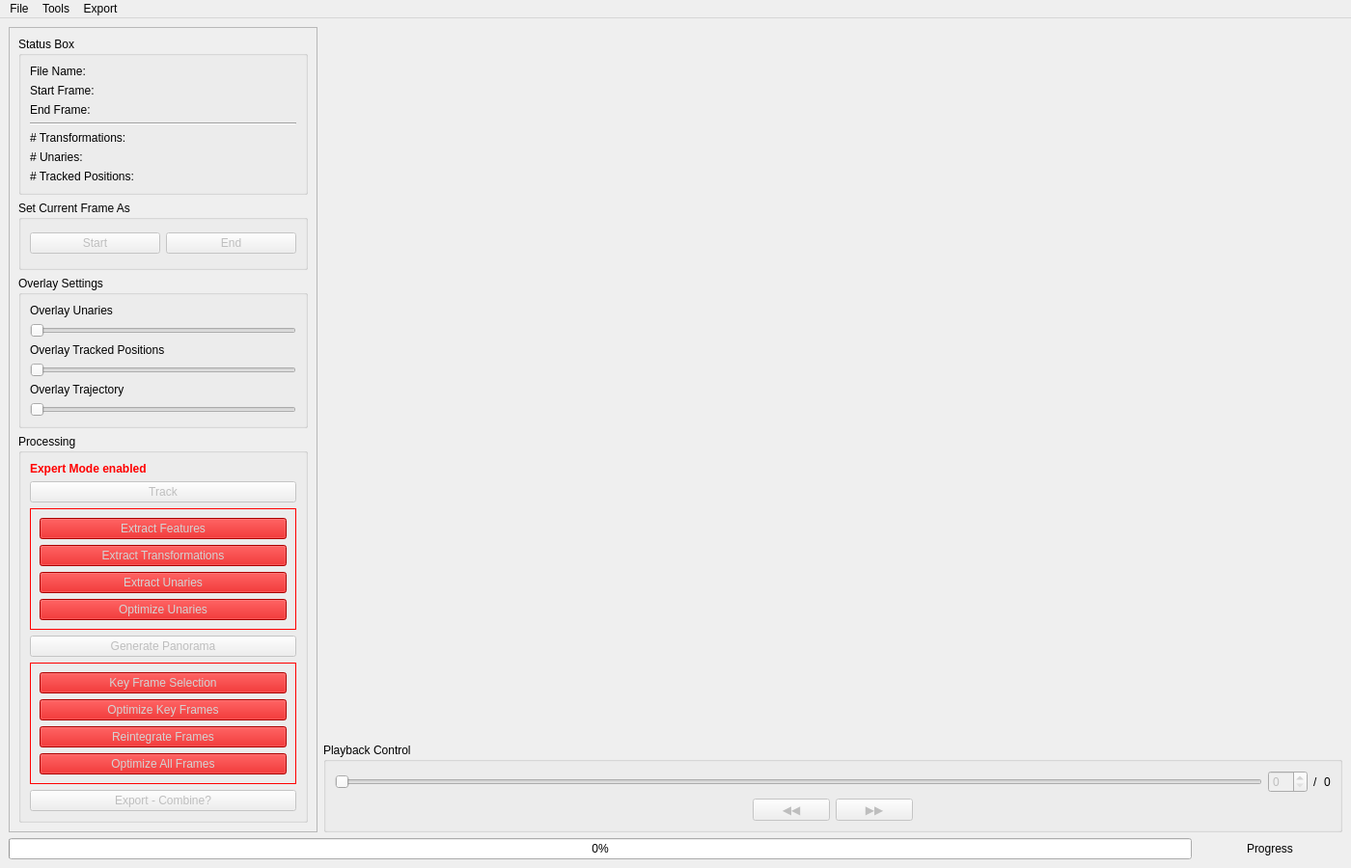
<?xml version="1.0" encoding="UTF-8"?>
<ui version="4.0">
 <class>HabiTrack</class>
 <widget class="QMainWindow" name="HabiTrack">
  <property name="geometry">
   <rect>
    <x>0</x>
    <y>0</y>
    <width>1400</width>
    <height>900</height>
   </rect>
  </property>
  <property name="windowTitle">
   <string>MainWindow</string>
  </property>
  <widget class="QWidget" name="centralwidget">
   <property name="enabled">
    <bool>true</bool>
   </property>
   <layout class="QVBoxLayout" name="verticalLayout_2">
    <item>
     <layout class="QHBoxLayout" name="horizontalLayout_2">
      <property name="sizeConstraint">
       <enum>QLayout::SetDefaultConstraint</enum>
      </property>
      <item>
       <widget class="QScrollArea" name="scrollArea">
        <property name="maximumSize">
         <size>
          <width>320</width>
          <height>16777215</height>
         </size>
        </property>
        <property name="widgetResizable">
         <bool>true</bool>
        </property>
        <widget class="QWidget" name="scrollAreaWidgetContents">
         <property name="geometry">
          <rect>
           <x>0</x>
           <y>-60</y>
           <width>303</width>
           <height>919</height>
          </rect>
         </property>
         <property name="maximumSize">
          <size>
           <width>16777215</width>
           <height>16777215</height>
          </size>
         </property>
         <layout class="QGridLayout" name="gridLayout_3">
          <property name="leftMargin">
           <number>0</number>
          </property>
          <property name="topMargin">
           <number>0</number>
          </property>
          <property name="rightMargin">
           <number>0</number>
          </property>
          <property name="bottomMargin">
           <number>0</number>
          </property>
          <item row="0" column="0">
           <widget class="QWidget" name="verticalWidget" native="true">
            <property name="enabled">
             <bool>true</bool>
            </property>
            <property name="sizePolicy">
             <sizepolicy hsizetype="Preferred" vsizetype="Preferred">
              <horstretch>0</horstretch>
              <verstretch>0</verstretch>
             </sizepolicy>
            </property>
            <property name="maximumSize">
             <size>
              <width>16777215</width>
              <height>16777215</height>
             </size>
            </property>
            <layout class="QVBoxLayout" name="verticalLayout_3">
             <item>
              <widget class="QGroupBox" name="groupBox">
               <property name="title">
                <string>Status Box</string>
               </property>
               <layout class="QGridLayout" name="gridLayout">
                <item row="0" column="0">
                 <widget class="QLabel" name="label_3">
                  <property name="text">
                   <string>File Name:</string>
                  </property>
                 </widget>
                </item>
                <item row="8" column="1">
                 <widget class="QLabel" name="labelNumTrackedPos">
                  <property name="text">
                   <string>&lt;num&gt;</string>
                  </property>
                 </widget>
                </item>
                <item row="1" column="0">
                 <widget class="QLabel" name="label_5">
                  <property name="text">
                   <string>Start Frame:</string>
                  </property>
                 </widget>
                </item>
                <item row="1" column="1">
                 <widget class="QLabel" name="labelStartFrame">
                  <property name="text">
                   <string>&lt;num&gt;</string>
                  </property>
                 </widget>
                </item>
                <item row="8" column="0">
                 <widget class="QLabel" name="label_15">
                  <property name="text">
                   <string># Tracked Positions:</string>
                  </property>
                 </widget>
                </item>
                <item row="4" column="0" colspan="2">
                 <widget class="Line" name="line">
                  <property name="orientation">
                   <enum>Qt::Horizontal</enum>
                  </property>
                 </widget>
                </item>
                <item row="7" column="1">
                 <widget class="QLabel" name="labelNumUnaries">
                  <property name="text">
                   <string>&lt;num&gt;</string>
                  </property>
                 </widget>
                </item>
                <item row="6" column="1">
                 <widget class="QLabel" name="labelNumTrafos">
                  <property name="text">
                   <string>&lt;num&gt;</string>
                  </property>
                 </widget>
                </item>
                <item row="2" column="1">
                 <widget class="QLabel" name="labelEndFrame">
                  <property name="text">
                   <string>&lt;num&gt;</string>
                  </property>
                 </widget>
                </item>
                <item row="6" column="0">
                 <widget class="QLabel" name="label_12">
                  <property name="text">
                   <string># Transformations:</string>
                  </property>
                 </widget>
                </item>
                <item row="7" column="0">
                 <widget class="QLabel" name="label_11">
                  <property name="text">
                   <string># Unaries:</string>
                  </property>
                 </widget>
                </item>
                <item row="0" column="1">
                 <widget class="QLabel" name="labelFileName">
                  <property name="text">
                   <string>&lt;fileName&gt;</string>
                  </property>
                 </widget>
                </item>
                <item row="2" column="0">
                 <widget class="QLabel" name="label_7">
                  <property name="text">
                   <string>End Frame:</string>
                  </property>
                 </widget>
                </item>
               </layout>
              </widget>
             </item>
             <item>
              <widget class="QGroupBox" name="groupBox_4">
               <property name="title">
                <string>Set Current Frame As</string>
               </property>
               <layout class="QHBoxLayout" name="horizontalLayout_6">
                <item>
                 <widget class="QPushButton" name="buttonStartFrame">
                  <property name="enabled">
                   <bool>false</bool>
                  </property>
                  <property name="text">
                   <string>Start</string>
                  </property>
                 </widget>
                </item>
                <item>
                 <widget class="QPushButton" name="buttonEndFrame">
                  <property name="enabled">
                   <bool>false</bool>
                  </property>
                  <property name="text">
                   <string>End</string>
                  </property>
                 </widget>
                </item>
               </layout>
              </widget>
             </item>
             <item>
              <widget class="QGroupBox" name="groupBox_5">
               <property name="title">
                <string>Overlay Settings</string>
               </property>
               <layout class="QVBoxLayout" name="verticalLayout_6">
                <item>
                 <widget class="QLabel" name="label_17">
                  <property name="text">
                   <string>Overlay Unaries</string>
                  </property>
                 </widget>
                </item>
                <item>
                 <widget class="QSlider" name="sliderOverlayUnaries">
                  <property name="maximum">
                   <number>100</number>
                  </property>
                  <property name="singleStep">
                   <number>10</number>
                  </property>
                  <property name="value">
                   <number>0</number>
                  </property>
                  <property name="orientation">
                   <enum>Qt::Horizontal</enum>
                  </property>
                 </widget>
                </item>
                <item>
                 <widget class="QLabel" name="label_18">
                  <property name="text">
                   <string>Overlay Tracked Positions</string>
                  </property>
                 </widget>
                </item>
                <item>
                 <widget class="QSlider" name="sliderOverlayTrackedPos">
                  <property name="maximum">
                   <number>100</number>
                  </property>
                  <property name="singleStep">
                   <number>10</number>
                  </property>
                  <property name="value">
                   <number>0</number>
                  </property>
                  <property name="orientation">
                   <enum>Qt::Horizontal</enum>
                  </property>
                 </widget>
                </item>
                <item>
                 <widget class="QLabel" name="label_19">
                  <property name="text">
                   <string>Overlay Trajectory</string>
                  </property>
                 </widget>
                </item>
                <item>
                 <widget class="QSlider" name="sliderOverlayTrajectory">
                  <property name="maximum">
                   <number>100</number>
                  </property>
                  <property name="singleStep">
                   <number>10</number>
                  </property>
                  <property name="value">
                   <number>0</number>
                  </property>
                  <property name="orientation">
                   <enum>Qt::Horizontal</enum>
                  </property>
                 </widget>
                </item>
               </layout>
              </widget>
             </item>
             <item>
              <widget class="QGroupBox" name="groupBox_3">
               <property name="enabled">
                <bool>true</bool>
               </property>
               <property name="title">
                <string>Processing</string>
               </property>
               <layout class="QGridLayout" name="gridLayout_2">
                <item row="5" column="0">
                 <widget class="QFrame" name="framePano">
                  <property name="enabled">
                   <bool>false</bool>
                  </property>
                  <property name="styleSheet">
                   <string notr="true">QFrame {
border: 1px solid red;
}</string>
                  </property>
                  <property name="frameShape">
                   <enum>QFrame::StyledPanel</enum>
                  </property>
                  <property name="frameShadow">
                   <enum>QFrame::Raised</enum>
                  </property>
                  <layout class="QVBoxLayout" name="verticalLayout">
                   <item>
                    <widget class="QPushButton" name="buttonKeyFrameSelection">
                     <property name="enabled">
                      <bool>false</bool>
                     </property>
                     <property name="styleSheet">
                      <string notr="true">QPushButton:disabled {
background-color: rgb(209, 0, 0);
color: lightgray;
}
QPushButton {
background-color: rgb(255, 0, 0);
color: white;
}

</string>
                     </property>
                     <property name="text">
                      <string>Key Frame Selection</string>
                     </property>
                    </widget>
                   </item>
                   <item>
                    <widget class="QPushButton" name="buttonOptimizeKeyFrames">
                     <property name="enabled">
                      <bool>false</bool>
                     </property>
                     <property name="styleSheet">
                      <string notr="true">QPushButton:disabled {
background-color: rgb(209, 0, 0);
color: lightgray;
}
QPushButton {
background-color: rgb(255, 0, 0);
color: white;
}

</string>
                     </property>
                     <property name="text">
                      <string>Optimize Key Frames</string>
                     </property>
                    </widget>
                   </item>
                   <item>
                    <widget class="QPushButton" name="buttonReintegrateFrames">
                     <property name="enabled">
                      <bool>false</bool>
                     </property>
                     <property name="styleSheet">
                      <string notr="true">QPushButton:disabled {
background-color: rgb(209, 0, 0);
color: lightgray;
}
QPushButton {
background-color: rgb(255, 0, 0);
color: white;
}

</string>
                     </property>
                     <property name="text">
                      <string>Reintegrate Frames</string>
                     </property>
                    </widget>
                   </item>
                   <item>
                    <widget class="QPushButton" name="buttonOptimizeAllFrames">
                     <property name="enabled">
                      <bool>false</bool>
                     </property>
                     <property name="styleSheet">
                      <string notr="true">QPushButton:disabled {
background-color: rgb(209, 0, 0);
color: lightgray;
}
QPushButton {
background-color: rgb(255, 0, 0);
color: white;
}

</string>
                     </property>
                     <property name="text">
                      <string>Optimize All Frames</string>
                     </property>
                    </widget>
                   </item>
                  </layout>
                 </widget>
                </item>
                <item row="2" column="0">
                 <widget class="QFrame" name="frameTracking">
                  <property name="enabled">
                   <bool>false</bool>
                  </property>
                  <property name="styleSheet">
                   <string notr="true">QFrame {
border: 1px solid red;
}</string>
                  </property>
                  <property name="frameShape">
                   <enum>QFrame::StyledPanel</enum>
                  </property>
                  <property name="frameShadow">
                   <enum>QFrame::Raised</enum>
                  </property>
                  <layout class="QVBoxLayout" name="verticalLayout_7">
                   <item>
                    <widget class="QPushButton" name="buttonExtractFeatures">
                     <property name="enabled">
                      <bool>false</bool>
                     </property>
                     <property name="styleSheet">
                      <string notr="true">QPushButton:disabled {
background-color: rgb(209, 0, 0);
color: lightgray;
}
QPushButton {
background-color: rgb(255, 0, 0);
color: white;
}

</string>
                     </property>
                     <property name="text">
                      <string>Extract Features</string>
                     </property>
                    </widget>
                   </item>
                   <item>
                    <widget class="QPushButton" name="buttonExtractTrafos">
                     <property name="enabled">
                      <bool>false</bool>
                     </property>
                     <property name="accessibleName">
                      <string/>
                     </property>
                     <property name="autoFillBackground">
                      <bool>false</bool>
                     </property>
                     <property name="styleSheet">
                      <string notr="true">QPushButton:disabled {
background-color: rgb(209, 0, 0);
color: lightgray;
}
QPushButton {
background-color: rgb(255, 0, 0);
color: white;
}

</string>
                     </property>
                     <property name="text">
                      <string>Extract Transformations</string>
                     </property>
                    </widget>
                   </item>
                   <item>
                    <widget class="QPushButton" name="buttonExtractUnaries">
                     <property name="enabled">
                      <bool>false</bool>
                     </property>
                     <property name="styleSheet">
                      <string notr="true">QPushButton:disabled {
background-color: rgb(209, 0, 0);
color: lightgray;
}
QPushButton {
background-color: rgb(255, 0, 0);
color: white;
}

</string>
                     </property>
                     <property name="text">
                      <string>Extract Unaries</string>
                     </property>
                    </widget>
                   </item>
                   <item>
                    <widget class="QPushButton" name="buttonOptimizeUnaries">
                     <property name="enabled">
                      <bool>false</bool>
                     </property>
                     <property name="styleSheet">
                      <string notr="true">QPushButton:disabled {
background-color: rgb(209, 0, 0);
color: lightgray;
}
QPushButton {
background-color: rgb(255, 0, 0);
color: white;
}

</string>
                     </property>
                     <property name="text">
                      <string>Optimize Unaries</string>
                     </property>
                    </widget>
                   </item>
                  </layout>
                 </widget>
                </item>
                <item row="10" column="0">
                 <widget class="QPushButton" name="pushButton_13">
                  <property name="enabled">
                   <bool>false</bool>
                  </property>
                  <property name="text">
                   <string>Export - Combine?</string>
                  </property>
                 </widget>
                </item>
                <item row="1" column="0">
                 <widget class="QPushButton" name="buttonTrack">
                  <property name="enabled">
                   <bool>false</bool>
                  </property>
                  <property name="text">
                   <string>Track</string>
                  </property>
                 </widget>
                </item>
                <item row="4" column="0">
                 <widget class="QPushButton" name="buttonGeneratePano">
                  <property name="enabled">
                   <bool>false</bool>
                  </property>
                  <property name="text">
                   <string>Generate Panorama</string>
                  </property>
                 </widget>
                </item>
                <item row="0" column="0">
                 <widget class="QLabel" name="labelExpertMode">
                  <property name="font">
                   <font>
                    <weight>75</weight>
                    <bold>true</bold>
                   </font>
                  </property>
                  <property name="styleSheet">
                   <string notr="true">color: red</string>
                  </property>
                  <property name="text">
                   <string>Expert Mode enabled</string>
                  </property>
                 </widget>
                </item>
               </layout>
              </widget>
             </item>
            </layout>
           </widget>
          </item>
         </layout>
        </widget>
       </widget>
      </item>
      <item>
       <layout class="QVBoxLayout" name="verticalLayout_4">
        <property name="sizeConstraint">
         <enum>QLayout::SetDefaultConstraint</enum>
        </property>
        <property name="leftMargin">
         <number>0</number>
        </property>
        <item>
         <widget class="gui::TrackerGraphicsView" name="graphicsView" native="true"/>
        </item>
        <item>
         <widget class="QGroupBox" name="groupBox_2">
          <property name="sizePolicy">
           <sizepolicy hsizetype="Preferred" vsizetype="Fixed">
            <horstretch>0</horstretch>
            <verstretch>0</verstretch>
           </sizepolicy>
          </property>
          <property name="title">
           <string>Playback Control</string>
          </property>
          <layout class="QVBoxLayout" name="verticalLayout_5">
           <item>
            <layout class="QHBoxLayout" name="horizontalLayout_4">
             <property name="topMargin">
              <number>0</number>
             </property>
             <item>
              <widget class="QSlider" name="sliderFrame">
               <property name="enabled">
                <bool>false</bool>
               </property>
               <property name="minimum">
                <number>0</number>
               </property>
               <property name="value">
                <number>0</number>
               </property>
               <property name="orientation">
                <enum>Qt::Horizontal</enum>
               </property>
              </widget>
             </item>
             <item>
              <widget class="QSpinBox" name="spinCurrentFrame">
               <property name="enabled">
                <bool>false</bool>
               </property>
               <property name="minimum">
                <number>0</number>
               </property>
               <property name="value">
                <number>0</number>
               </property>
              </widget>
             </item>
             <item>
              <widget class="QLabel" name="label_20">
               <property name="text">
                <string>/</string>
               </property>
              </widget>
             </item>
             <item>
              <widget class="QLabel" name="labelMaxFrames">
               <property name="text">
                <string>0</string>
               </property>
              </widget>
             </item>
            </layout>
           </item>
           <item>
            <layout class="QHBoxLayout" name="horizontalLayout_3">
             <property name="sizeConstraint">
              <enum>QLayout::SetDefaultConstraint</enum>
             </property>
             <property name="topMargin">
              <number>0</number>
             </property>
             <item>
              <spacer name="horizontalSpacer">
               <property name="orientation">
                <enum>Qt::Horizontal</enum>
               </property>
               <property name="sizeHint" stdset="0">
                <size>
                 <width>40</width>
                 <height>20</height>
                </size>
               </property>
              </spacer>
             </item>
             <item>
              <widget class="QPushButton" name="buttonPrevFrame">
               <property name="enabled">
                <bool>false</bool>
               </property>
               <property name="text">
                <string notr="true">◀️◀️</string>
               </property>
              </widget>
             </item>
             <item>
              <widget class="QPushButton" name="buttonNextFrame">
               <property name="enabled">
                <bool>false</bool>
               </property>
               <property name="text">
                <string notr="true">▶️▶️</string>
               </property>
              </widget>
             </item>
             <item>
              <spacer name="horizontalSpacer_2">
               <property name="orientation">
                <enum>Qt::Horizontal</enum>
               </property>
               <property name="sizeHint" stdset="0">
                <size>
                 <width>40</width>
                 <height>20</height>
                </size>
               </property>
              </spacer>
             </item>
            </layout>
           </item>
          </layout>
         </widget>
        </item>
       </layout>
      </item>
     </layout>
    </item>
    <item>
     <layout class="QHBoxLayout" name="horizontalLayout">
      <item>
       <widget class="QProgressBar" name="progressBar">
        <property name="enabled">
         <bool>true</bool>
        </property>
        <property name="value">
         <number>0</number>
        </property>
       </widget>
      </item>
      <item>
       <widget class="QLabel" name="labelProgress">
        <property name="minimumSize">
         <size>
          <width>150</width>
          <height>0</height>
         </size>
        </property>
        <property name="text">
         <string>Progress</string>
        </property>
        <property name="alignment">
         <set>Qt::AlignCenter</set>
        </property>
       </widget>
      </item>
     </layout>
    </item>
   </layout>
  </widget>
  <widget class="QMenuBar" name="menubar">
   <property name="geometry">
    <rect>
     <x>0</x>
     <y>0</y>
     <width>1400</width>
     <height>22</height>
    </rect>
   </property>
   <widget class="QMenu" name="menuFile">
    <property name="title">
     <string>File</string>
    </property>
    <addaction name="actionOpenImgFolder"/>
    <addaction name="actionOpenImgList"/>
    <addaction name="separator"/>
    <addaction name="actionOpenResultsFile"/>
   </widget>
   <widget class="QMenu" name="menuTools">
    <property name="title">
     <string>Tools</string>
    </property>
    <addaction name="actionPreferences"/>
    <addaction name="actionExpertMode"/>
    <addaction name="separator"/>
    <addaction name="actionPrev_Frame"/>
    <addaction name="actionNext_Frame"/>
   </widget>
   <widget class="QMenu" name="menuExport">
    <property name="title">
     <string>Export</string>
    </property>
   </widget>
   <addaction name="menuFile"/>
   <addaction name="menuTools"/>
   <addaction name="menuExport"/>
  </widget>
  <action name="actionOpenImgFolder">
   <property name="text">
    <string>Open Image Folder...</string>
   </property>
   <property name="shortcut">
    <string>Ctrl+O</string>
   </property>
  </action>
  <action name="actionOpenImgList">
   <property name="text">
    <string>Open Image List...</string>
   </property>
   <property name="shortcut">
    <string>Ctrl+F</string>
   </property>
  </action>
  <action name="actionOpenResultsFile">
   <property name="text">
    <string>Open Results File...</string>
   </property>
   <property name="shortcut">
    <string>Ctrl+R</string>
   </property>
  </action>
  <action name="actionPreferences">
   <property name="text">
    <string>Preferences...</string>
   </property>
   <property name="shortcut">
    <string>Ctrl+P</string>
   </property>
  </action>
  <action name="actionExpertMode">
   <property name="checkable">
    <bool>true</bool>
   </property>
   <property name="text">
    <string>Expert Mode</string>
   </property>
  </action>
  <action name="actionNext_Frame">
   <property name="enabled">
    <bool>false</bool>
   </property>
   <property name="text">
    <string>Next Frame</string>
   </property>
   <property name="shortcut">
    <string>Right</string>
   </property>
  </action>
  <action name="actionPrev_Frame">
   <property name="enabled">
    <bool>false</bool>
   </property>
   <property name="text">
    <string>Previous Frame</string>
   </property>
   <property name="shortcut">
    <string>Left</string>
   </property>
  </action>
 </widget>
 <customwidgets>
  <customwidget>
   <class>gui::TrackerGraphicsView</class>
   <extends>QWidget</extends>
   <header>gui/trackerGraphicsView.h</header>
  </customwidget>
 </customwidgets>
 <resources/>
 <connections/>
</ui>
